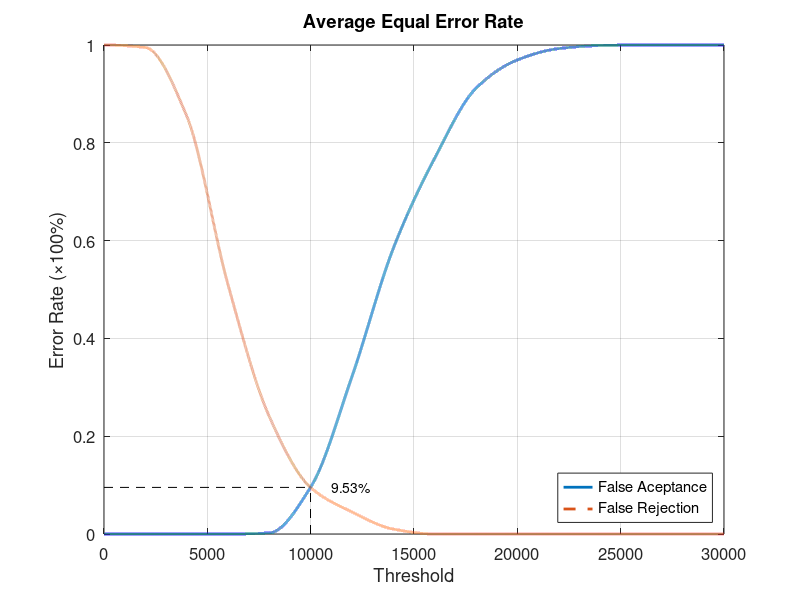
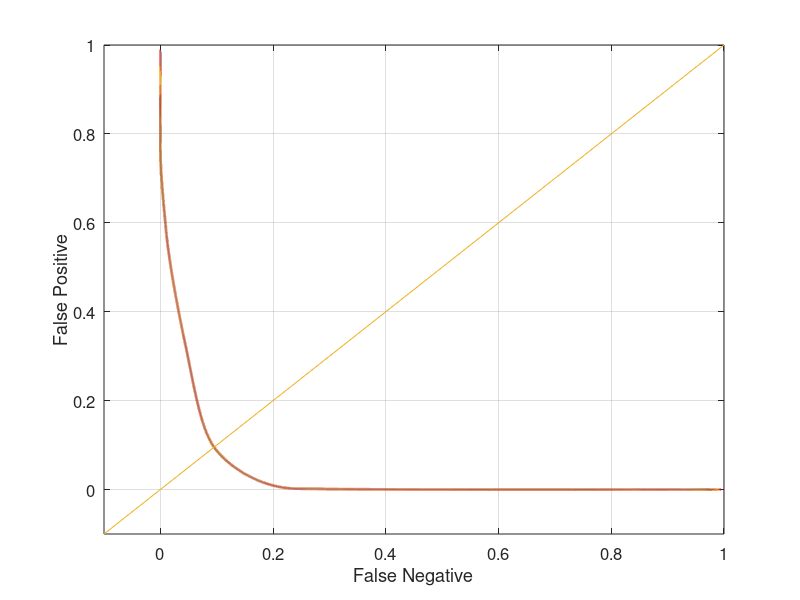

These charts were generated, in order, by the following MATLAB code:
close all;
clear;
clc;
x = 0:2000:30000;
xq = 0:0.5:30000;

y01 = [0 0 0 0 0.00526316 0.115789 0.405263 0.636842 0.805263 0.947368 0.984211 0.994737 1 1 1 1]
y02 = [0 0 0 0 0 0.136842 0.363158 0.621053 0.794737 0.915789 0.973684 0.994737 1 1 1 1]
y03 = [0 0 0 0 0 0.0684211 0.268421 0.573684 0.763158 0.915789 0.984211 0.994737 1 1 1 1]
y04 = [0 0 0 0 0 0.0736842 0.294737 0.563158 0.742105 0.889474 0.952632 0.989474 0.994737 1 1 1]
y05 = [0 0 0 0 0.00526316 0.0842105 0.278947 0.526316 0.736842 0.889474 0.952632 0.989474 1 1 1 1]

y0 = (y01 + y02 + y03 + y04 + y05)/5;

y11 = [1 0.995 0.855 0.51 0.24 0.095 0.045 0.01 0 0 0 0 0 0 0 0]
y12 = [1 0.995 0.855 0.51 0.24 0.095 0.045 0.01 0 0 0 0 0 0 0 0]
y13 = [1 0.995 0.855 0.51 0.24 0.095 0.045 0.01 0 0 0 0 0 0 0 0]
y14 = [1 0.995 0.855 0.51 0.24 0.095 0.045 0.01 0 0 0 0 0 0 0 0]
y15 = [1 0.995 0.855 0.51 0.24 0.095 0.045 0.01 0 0 0 0 0 0 0 0]

y1 = (y11 + y12 + y13 + y14 + y15)/5;

yy0 = interp1(x, y0, xq, 'pchip');
yy1 = interp1(x, y1, xq, 'pchip');

% Calculating EER: 
y2 = abs(y0 - y1);
find(y2 == min(y2))
yy2 = abs(yy0 - yy1);
xEER = find(yy2 == min(yy2));
xEERIndex = xq(xEER) % X-axis EER
yEER = yy0(xEER) % Y-axis EER

main = figure
plot(xq, yy0,'-','LineWidth', 2);	hold on
plot(xq, yy1,'--','LineWidth', 2);	hold on
plot([xEERIndex xEERIndex], [0 yEER], 'k--');	hold on
plot([0 xEERIndex], [yEER yEER], 'k--');	hold on
%plot(xEERIndex, yEER, 'bx', 'LineWidth', 10);	hold on
% text(xEERIndex, yEER,strcat('    (', num2str(xEER), ', ', num2str(yEER * 100), ')'))
text(xEERIndex+10*xEERIndex/100, yEER, [num2str(round((10000*yEER))/100) '%'])
legend('False Aceptance', 'False Rejection', 'Location', 'SouthEast')
xlabel('Threshold')
% ylabel('Average Equal Error Rate (%)')
ylabel('Error Rate (\times100%)')
set(gca, 'FontSize', 12)
axis([0 30000 0 1])
title('Average Equal Error Rate');
grid on

print(main, 'Database1_3Main', '-dpng');
FNRxFPR = figure('Color', [1 1 1]);
plot(yy1, yy0, '-', yy1, yy0, 'LineWidth', 2);
hold on
y = -0.1:0.1:1
plot(y, y); 
set(gca, 'FontSize', 12)
xlabel('False Negative')
ylabel('False Positive')
axis([-0.1 1 -0.1 1])
set(gca, 'FontSize', 12)
grid on

print(FNRxFPR, 'Database1_3FNRxFPR','-dpng');
